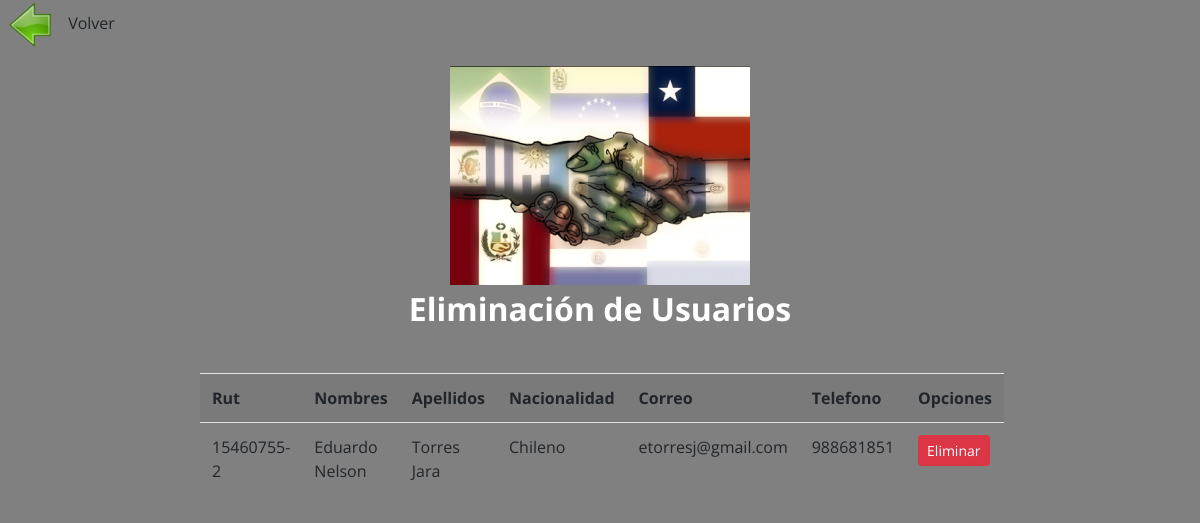
Page /elimlista/ on the committed database.
### app/models.py (models this page shows, shortened)
class Agregar(models.Model):
    rut = models.CharField(max_length=200, default='', blank=False)
    nombres = models.CharField(max_length=200, default='', blank=False)
    apellidos = models.CharField(max_length=200, default='', blank=False)
    edad = models.IntegerField()
    fecha_creacion = models.DateField(default='', blank=False)
    nacionalidad = models.CharField(max_length=200, default='')
    direccion = models.CharField(max_length=200, default='')
    correo = models.EmailField(max_length=200, default='')
    telefono = models.IntegerField()

### app/views.py (the view)
# urls.py: path('elimlista/', elimlista, name="elimlista"),
def elimlista(request):
    usuarios = Agregar.objects.all()
    data = {
        'usuarios': usuarios
    }
    return render(request, 'app/elimlista.html', data)

### app/templates/app/elimlista.html (shortened to what this page needs)
<!DOCTYPE html>
<html lang="es">
<head>
    {% load static %}
    <link rel="stylesheet" href="https://maxcdn.bootstrapcdn.com/bootstrap/4.0.0/css/bootstrap.min.css">
    <link rel="stylesheet" href="{% static 'app/assets/css/estilos2.css' %}">
</head>
<body>
    {% load static %}
    <p><a href="{% url 'menu' %}" ><img src="{% static 'app/img/back.png' %}" alt="volver"></a> Volver</p>
    <div class="contenedor">
        <header>
            <div class="logo">
                <div class="imagen">
                    {% load static %}
                    <a href="{% url 'menu' %}"><img src="{% static 'app/img/logo.png' %}" class="responsive"  alt="Logo"></a>
                </div>
                <p>Eliminación de Usuarios</p>
            </div>
        </header>
        <table class="table table-striped table-hover table-responsive-sm">
            <tr>
                <th>Rut</th>
                <th>Nombres</th>
                <th>Apellidos</th>
                <th>Nacionalidad</th>
                <th>Correo</th>
                <th>Telefono</th>
                <th>Opciones</th>
            </tr>
            {% for u in usuarios %}
            <tr>
                <td>{{ u.rut | title}}</td>
                <td>{{ u.nombres | title}}</td>
                <td>{{ u.apellidos | title}}</td>
                <td>{{ u.nacionalidad | title}}</td>
                <td>{{ u.correo }}</td>
                <td>{{ u.telefono | title}}</td>
                <td><a href="{% url 'eliminar' u.rut %}" class="btn btn-danger btn-sm">Eliminar</a></td>
            </tr>
            {% endfor %}
        </table>
    </div>
    {% load static %}
</body>
</html>

### app/static/app/assets/css/estilos2.css (style rules this page uses)
* { margin:0; padding:0; box-sizing: border-box; }
body { background-color:grey; font-family: 'Open Sans', sans-serif; }
header .logo { text-align: center; margin-bottom: 40px; color: #ffffff; font-size: 32px; font-weight: 700; }
.contenedor { width: 90%; max-width: 800px; margin: auto; }

### rows in the picture
Agregar: rut "15460755-2", nombres "Eduardo Nelson", apellidos "Torres Jara", nacionalidad "Chileno", correo "etorresj@gmail.com", telefono "988681851"
